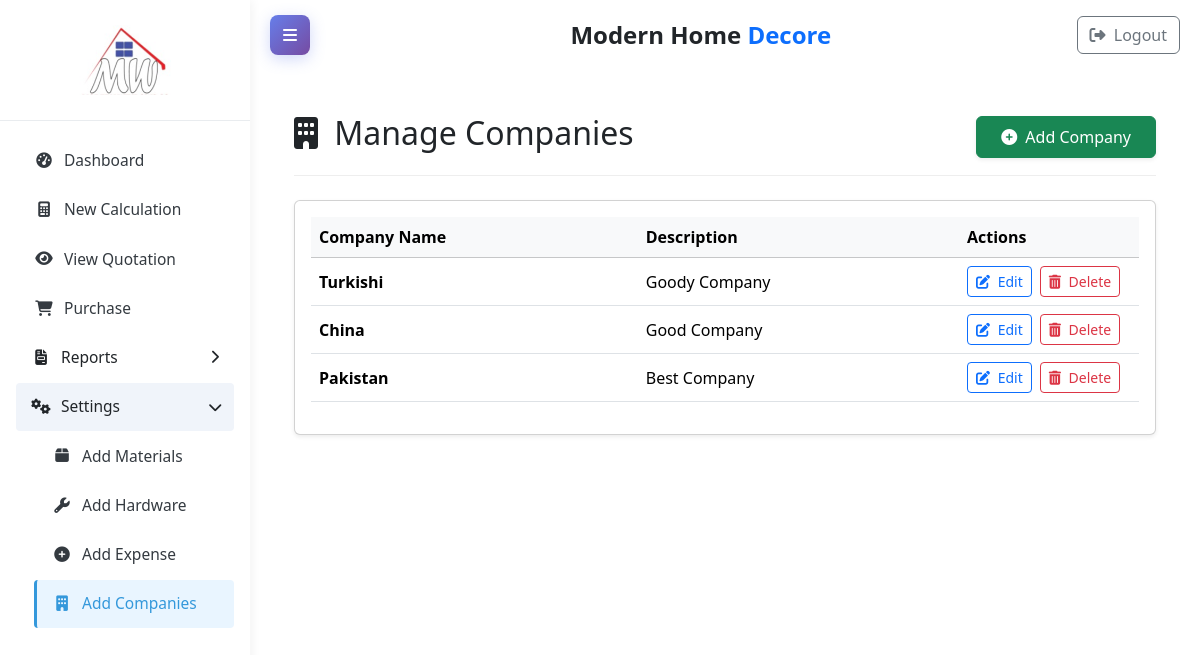
/?page=settings_companies, run on the app's committed database.
### tables this page shows
CREATE TABLE `companies` (
  `id` int(11) NOT NULL,
  `name` varchar(255) NOT NULL,
  `description` text DEFAULT NULL,
  `created_at` timestamp NOT NULL DEFAULT current_timestamp(),
  `updated_at` timestamp NOT NULL DEFAULT current_timestamp() ON UPDATE current_timestamp()
);

### Pages/settings_companies.php (the view, shortened to what this page needs)
<?php
require_once 'db.php';
$result = $conn->query("SELECT * FROM companies ORDER BY id DESC");
?>
<div class="companies-management">
    <div class="header-section mb-4 d-flex justify-content-between align-items-center">
        <h2><i class="fas fa-building me-2"></i> Manage Companies</h2>
        <button class="btn btn-success rounded px-4 py-2 shadow-sm d-flex align-items-center gap-2" data-bs-toggle="modal" data-bs-target="#addCompanyModal">
            <i class="fas fa-plus-circle"></i> Add Company
        </button>
    </div>
    <div class="card shadow-sm">
        <div class="card-body">
            <div class="table-responsive">
                <table class="table table-hover">
                    <thead class="table-light">
                        <tr>
                            <th>Company Name</th>
                            <th>Description</th>
                            <th style="width: 180px;">Actions</th>
                        </tr>
                    </thead>
                    <tbody>
                        <?php while ($row = $result->fetch_assoc()): ?>
                            <tr>
                                <td class="align-middle">
                                    <strong><?= htmlspecialchars($row['name']) ?></strong>
                                </td>
                                <td class="align-middle">
                                    <div class="company-description">
                                        <?= nl2br(htmlspecialchars($row['description'])) ?>
                                    </div>
                                </td>
                                <td class="align-middle">
                                    <div class="d-flex gap-2">
                                        <button class="btn btn-sm btn-outline-primary" onclick="showEditForm(<?= $row['id'] ?>)">
                                            <i class="fas fa-edit me-1"></i> Edit
                                        </button>
                                        <a href="index.php?page=settings_companies&delete_id=<?= $row['id'] ?>"
                                            onclick="return confirm('Are you sure you want to delete this company?')"
                                            class="btn btn-sm btn-outline-danger">
                                            <i class="fas fa-trash-alt me-1"></i> Delete
                                        </a>
                                    </div>
                                </td>
                            </tr>
                        <?php endwhile; ?>
                    </tbody>
                </table>
            </div>
        </div>
    </div>
</div>

### index.php (style rules this page uses)
:root { --primary: #3498db; --secondary: #2980b9; --accent: #2c3e50; --light: #f8f9fa; --dark: #343a40; }
body { font-family: 'Segoe UI', sans-serif; background-color: #f5f8fa; }

### Pages/settings_companies.php (style rules this page uses)
.companies-management { padding: 20px; }
.header-section { border-bottom: 1px solid #eee; padding-bottom: 15px; }
.company-description { max-height: 60px; overflow: hidden; text-overflow: ellipsis; display: -webkit-box; -webkit-line-clamp: 3; -webkit-box-orient: vertical; }

### data on the page
companies: name "Turkishi", description "Goody Company"
companies: name "China", description "Good Company"
companies: name "Pakistan", description "Best Company"
